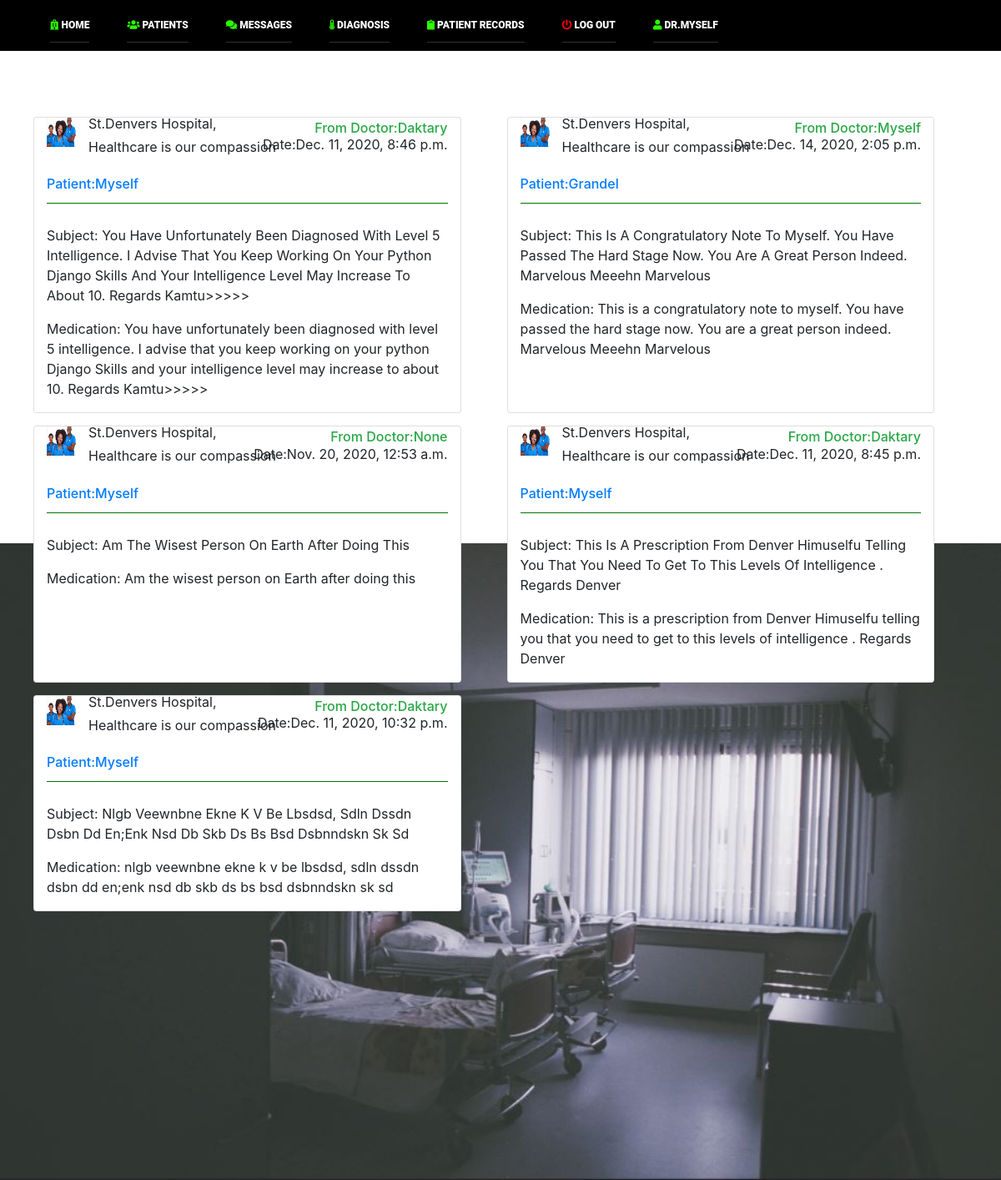
The app's page /dct_app/med_detal (signed in) with its own data.
### MyDoc/models.py (models this page shows, shortened)
class Medrecs(models.Model):
    user = models.ForeignKey(User, null=True, on_delete=models.CASCADE, related_name="meds")
    title = models.CharField(max_length=60, null=True)
    doctor = models.ForeignKey('Doctors.Doctor', null=True, on_delete=models.PROTECT)
    patient = models.ForeignKey(Patient, on_delete=models.CASCADE)
    date = models.DateTimeField(auto_now=True, null=True)
    meds = models.TextField()

class Patient(models.Model):
    user = models.OneToOneField(User, null=True, on_delete=models.CASCADE)
    username = models.CharField(max_length=60)
    image = models.ImageField(default='default.jpg', upload_to='profile_pics', blank=True)
    age = models.IntegerField()
    gender = models.CharField(max_length=6, choices=gender, default='Male')
    email = models.EmailField(blank=True)
    contact = models.IntegerField()
    birth_date = models.DateField(default=django.utils.timezone.now, help_text="Strict Format YYYY-MM-DD")
    languages = models.CharField(max_length=100, default='English')
    residence = models.CharField(max_length=100, default='Nairobi/Juja')
    blood_type = models.CharField(max_length=5, choices=blood_type, default='O', blank=True)
    health_insurance = models.CharField(max_length=100, choices=insurance, blank=True, default='NHIF')
    height_cm = models.FloatField(default=130.0, blank=True)
    weight_kg = models.FloatField(default=65.0, blank=True)
    last_check = models.DateField(blank=True, default="2020-03-13", help_text="Format YYYY-MM-DD")
    next_check = models.DateField(blank=True, default="2020-03-13", help_text="Format YYYY-MM-DD")
    def __str__(self):
        return self.username

### Doctors/models.py (models this page shows)
class Doctor(models.Model):
    user = models.OneToOneField(User, null=True, on_delete=models.CASCADE)
    doctor_name = models.CharField(max_length=60)
    image = models.ImageField(default='nurse.jpg', upload_to='profile_pics', blank=True)
    speciality = models.CharField(max_length=150)
    def __str__(self):
        return self.doctor_name

### Doctors/views.py (the view)
# urls.py: path('med_detal', views.med_detal, name='med_detal'),
@login_required(login_url='Doctors:login_admn')
def med_detal(request):
    medrecs = Medrecs.objects.all()
    context = {
        'medrecs': medrecs
        }
    return render(request, 'Doctors/med_users.html', context)

### Doctors/templates/Doctors/med_users.html (shortened to what this page needs)
{% extends 'Doctors/base.html' %}
{% load static %}
{% block content %}
<html lang="en">
<head>
         <link rel="stylesheet" href="{% static 'MyDoc/css/index.css' %}" type="text/css">
        <link rel="stylesheet" href="{% static 'MyDoc/css/responsive.css' %}" type="text/css">
        <link rel="stylesheet" href="https://use.fontawesome.com/releases/v5.7.0/css/all.css">
        <link rel="stylesheet" href="{% static 'MyDoc/css/open-iconic-bootstrap.min.css' %}">
        <link rel="stylesheet" href="https://stackpath.bootstrapcdn.com/bootstrap/4.5.2/css/bootstrap.min.css">
        <link rel="stylesheet" href="{% static 'MyDoc/css/bootstrap.min.css' %}">
        <link rel="stylesheet" href="{% static 'MyDoc/css/animate.css' %}">
        <link rel="stylesheet" href="{% static 'MyDoc/css/ionicons.min.css' %}">
        <link rel="stylesheet" href="{% static 'MyDoc/css/flaticon.css' %}">
        <link rel="stylesheet" href="{% static 'MyDoc/css/icomoon.css' %}">
</head>
<body>
<img src="{% static 'MyDoc/image/daan.jpg'%}" style="z-index: -1" class="bg" alt="">
 <div class="page-header" style="background: #ffffff; margin-bottom: 20px;">
            <h1 class="text-center text-primary"> <strong>{{ patient.user }}'s  Medical Records</strong></h1>
        </div>
    <br>
    <br>
    <br>
<div class="row">
        {% if medrecs %}
            {% for m in medrecs %}
        <div class="col-sm-5 card" style="margin-left: 55px; margin-bottom: 15px;">
            <img class="logo" style="height: 35px; width: 35px; margin-right: 15px;" src="{% static 'MyDoc/image/nurse.JPG' %}">
                <p style="margin-left: 50px; margin-top: -40px;">St.Denvers Hospital,</p><br>
                <p style="margin-left: 50px; margin-top: -36px;">Healthcare is our compassion</p>
                 <h6 style="text-align: right; margin-top: -60px;" class="text-success">From Doctor:{{ m.doctor }}</h6>
                    <p style="text-align: right; margin-top: -10px;">Date:{{ m.date }}</p>
                <h6 style="text-align: left; margin-top: 10px;" class="text-info">
                  <a href="{% url 'Doctors:all_patients' %}" title="{{ m.patient }};s Profile"> Patient:{{ m.patient }} </a>
                </h6>
            <hr style="margin-top: 5px; background: green;">
                <p style="padding-top: 10px;">Subject: {{ m.meds.title }}</p>
                <div class="panel panel-primary">
                   <div class="panel-body">
                        <p>Medication: {{ m.meds }}</p>
                    </div>
                </div>
        </div>
                {% endfor %}
        {% endif %}
</div>
</body>
</html>
{% endblock %}

### Doctors/templates/Doctors/base.html (shortened to what this page needs)
{% load static %}
<!DOCTYPE html>
<html lang="en">
 <head>
        <link rel="stylesheet" href="{% static 'MyDoc/css/index.css' %}" type="text/css">
       <link rel="stylesheet" href="https://use.fontawesome.com/releases/v5.7.0/css/all.css">
        <link rel="stylesheet" href="https://stackpath.bootstrapcdn.com/bootstrap/4.5.2/css/bootstrap.min.css">
        <link rel="stylesheet" href="{% static 'Doctors/css/bootstrap.min.css' %}">
        <link rel="stylesheet" href="{% static 'Doctors/css/animate.css' %}">
        <link rel="stylesheet" href="{% static 'Doctors/css/ionicons.min.css' %}">
        <link rel="stylesheet" href="{% static 'Doctors/css/flaticon.css' %}">
        <link rel="stylesheet" href="{% static 'Doctors/css/icomoon.css' %}">
</head>
<body>
{% if user.doctor %}
  <header class="header_area" style="background-color: #0b0b0b;">
  <div class="main_menu">
    <nav class="navbar navbar-expand-lg navbar-light" id="navbar" style="background: black;">
      <div class="container" style="background: black;">
        <div class="collapse navbar-collapse offset" id="navbarSupportedContent">
          <ul class="nav navbar-nav navbar-left menu_nav">
            <li class="nav-item"><a class="nav-link" href="{% url 'Doctors:index' %}"><i class="fa fa-hospital" style="color: #2bff00"></i>&nbsp;Home</a></li>
            <li class="nav-item"><a class="nav-link" href="{% url 'Doctors:all_patients' %}"><i class="fa fa-users" style="color: #2bff00"></i>&nbsp;Patients</a></li>
              <li class="nav-item"><a class="nav-link" href=""><i class="fa fa-comments" style="color: #2bff00"></i>&nbsp;Messages</a></li>
               <li class="nav-item"><a class="nav-link" href="{% url 'Doctors:medrecs' %}"><i class="fa fa-thermometer-three-quarters" style="color: #2bff00"></i>&nbsp;Diagnosis</a></li>
           <li class="nav-item"><a class="nav-link" href="{% url 'Doctors:med_detal' %}"><i class="fa fa-clipboard" style="color: #2bff00"></i>&nbsp;Patient Records</a></li>
          </ul>
            <ul class="nav navbar-nav navbar-right" style="margin-right: -110px">
                {% if user.is_authenticated %}
                <li class="nav-item">
                    <a class="nav-link" href="{% url 'Doctors:logout_admn' %}">
                        <i class="fa fa-power-off" style="color: red" aria-hidden="true"></i>&nbsp;Log out
                    </a>
                </li>
                    <li class="nav-item">
                        <a class="nav-link" href="{% url 'Doctors:index' %}">
                            <i class="fa fa-user" style="color: #2bff00"></i>&nbsp;Dr.{{ user.username }}
                        </a>
                    </li>
                   {% else %}
                <li class="nav-item"><a class="nav-link" href="{% url 'Doctors:login_admn' %}">
                        <span class="glyphicon glyphicon-plus" aria-hidden="true"></span>&nbsp;Log in
                    </a>
                </li>
                {% endif %}
            </ul>
        </div>
      </div>
    </nav>
  </div>
</header>
{% endif %}
{% block content %}
{% endblock %}
</body>
</html>

### MyDoc/static/MyDoc/css/index.css (style rules this page uses)
html { margin: 0; padding: 0; box-sizing: border-box; font-family: 'poppins', Sans-Serif; font-size: 16px; overflow-x: hidden; overflow-y: hidden; }
body { margin: 0; padding: 0; font-size: 16px; color: #333; overflow: auto; height: 100vh; overflow-x: hidden; }
.header_area { position: relative; width: 100%; z-index: 99; transition: background 0.4s, all 0.3s linear; }
.header_area .navbar { background: transparent; padding: 10px; border: 0px; border-radius: 0px; }
.header_area .navbar .nav .nav-item { margin-left: 45px; }
.header_area .navbar .nav .nav-item .nav-link { font: 500 12px/80px "Roboto", sans-serif; text-transform: uppercase; font-weight: 900; color: #fff; padding: 0px; display: inline-block; }
.header_area .navbar .nav .nav-item .nav-link:after { display: none; }
.header_area .navbar .nav .nav-item:last-child { margin-right: 0px; }
.header_area .navbar .nav .nav-item { margin-right: 28px; }
.header_area { position: absolute; }
.header_area .navbar { background: #5409e9; }
.header_area .navbar .nav .nav-item .nav-link { line-height: 40px; margin-right: 0px; display: block; border-bottom: 1px solid #ededed33; border-radius: 0px; }
.header_area .navbar-collapse { max-height: 340px; }
.header_area .navbar .nav .nav-item { margin-right: 0px; }
.header_area .navbar-collapse { max-height: 100px; }
.navbar .container { margin-left: -10px; padding-left: 15px; padding-right: 15px; }
.logo { position: relative; font-size: 1.5em; color: rgb(63, 250, 6); font-weight: 700; text-transform: uppercase; text-decoration: none; letter-spacing: 1px; }
.bg { position: absolute; left: 0; width: 100%; max-height: 100%; bottom: 0; object-fit: cover; background-position: center; }

### records on screen
Medrecs: doctor "Daktary", date "Dec. 11, 2020, 8:46 p.m.", patient "Myself", meds "You Have Unfortunately Been Diagnosed With Level 5 Intelligence. I Advise That You Keep Working On Your Python Django Skills And Your Intelligence Level May Increase To About 10. Regards Kamtu>>>>>", meds "You have unfortunately been diagnosed with level 5 intelligence. I advise that you keep working on your python Django Skills and your intelligence level may increase to about 10. Regards Kamtu>>>>>"
Medrecs: doctor "Myself", date "Dec. 14, 2020, 2:05 p.m.", patient "Grandel", meds "This Is A Congratulatory Note To Myself. You Have Passed The Hard Stage Now. You Are A Great Person Indeed. Marvelous Meeehn Marvelous", meds "This is a congratulatory note to myself. You have passed the hard stage now. You are a great person indeed. Marvelous Meeehn Marvelous"
Medrecs: doctor "None", date "Nov. 20, 2020, 12:53 a.m.", patient "Myself", meds "Am The Wisest Person On Earth After Doing This", meds "Am the wisest person on Earth after doing this"
Medrecs: doctor "Daktary", date "Dec. 11, 2020, 8:45 p.m.", patient "Myself", meds "This Is A Prescription From Denver Himuselfu Telling You That You Need To Get To This Levels Of Intelligence . Regards Denver", meds "This is a prescription from Denver Himuselfu telling you that you need to get to this levels of intelligence . Regards Denver"
Medrecs: doctor "Daktary", date "Dec. 11, 2020, 10:32 p.m.", patient "Myself", meds "Nlgb Veewnbne Ekne K V Be Lbsdsd, Sdln Dssdn Dsbn Dd En;Enk Nsd Db Skb Ds Bs Bsd Dsbnndskn Sk Sd", meds "nlgb veewnbne ekne k v be lbsdsd, sdln dssdn dsbn dd en;enk nsd db skb ds bs bsd dsbnndskn sk sd"

### other values on screen
{{ user.username }} "MYSELF"
